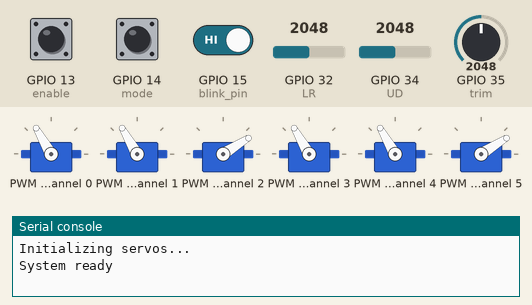
Recording of a program running on a simulated ESP32 board running MicroPython. On the bench: 6 × servo, the last lines printed to the serial console. Inputs (shaded band) come from the test bench; at power-on: GPIO 13 (enable) HIGH, GPIO 15 (blink_pin) HIGH, GPIO 32 (LR) = 2048, GPIO 14 (mode) HIGH, GPIO 34 (UD) = 2048, GPIO 35 (trim) = 2048 (analog values on the 0–4095 scale). Random numbers come from a fixed seed; servo angles are drawn from the pulse width (0.5 ms = 0°, 2.5 ms = 180°).

Above: at 2.2 s.
2.3 s: GPIO 13 (enable) pulled LOW for 1.65 s
8.8 s: GPIO 13 (enable) pulled LOW for 3.2 s
15.0 s: GPIO 13 (enable) driven LOW and GPIO 15 (blink_pin) driven LOW
At 16.8 s:
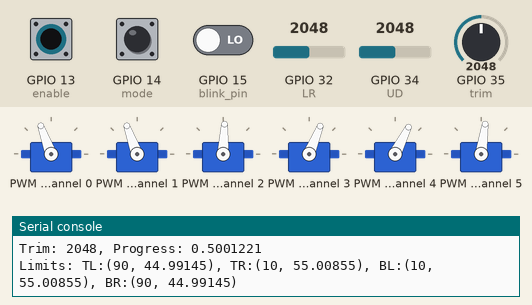
17.3 s: GPIO 32 (LR) set to 2866
At 18.5 s:
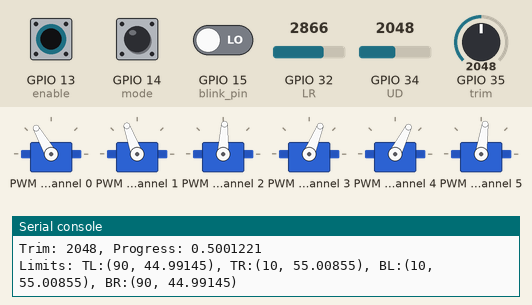
19.2 s: GPIO 13 (enable) driven HIGH
At 20.6 s:
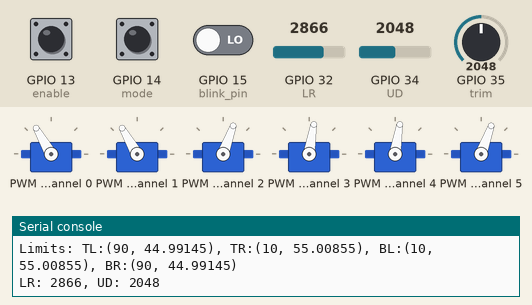
24.0 s: GPIO 13 (enable) driven LOW
At 26.3 s:
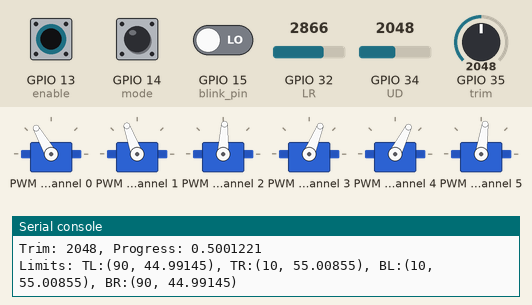
Timing chart, 0 to 27.8 s (numbered marks = the images above; inputs shaded):
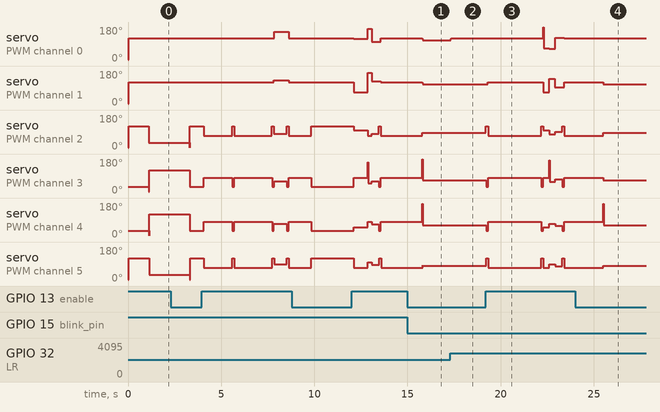

Measured:
- after the input at 15.0 s, servo on PWM channel 0, servo on PWM channel 1: 120° → 110° after 0.80 s
- after the input at 17.3 s, servo on PWM channel 0: 110° → 120° at once
- after the input at 19.2 s, servo on PWM channel 0: 120° → 67° after 3.1 s, → 66° 0.33 s later, → 124° 0.31 s later, → 120° 0.49 s later; servo on PWM channel 1: 110° → 120° after 0.12 s, → 68° 3.0 s later, → 140° 0.33 s later, → 94° 0.30 s later, … (5 changes in this stretch)
- after the input at 24.0 s, servo on PWM channel 1: 120° → 110° after 1.5 s

The program:

main.py
```python
"""
EYEMECH ε3.2 control code adapted for ESP32 with PCA9685 servo controller
Based on Will Cogley's Eye Mechanism control code
"""

import time
from machine import Pin, I2C, ADC
import random
import sys  # Added for tracking initialization state

# PCA9685 constants
PCA9685_ADDRESS = 0x40
MODE1 = 0x00
MODE2 = 0x01
SUBADR1 = 0x02
SUBADR2 = 0x03
SUBADR3 = 0x04
PRESCALE = 0xFE
LED0_ON_L = 0x06
LED0_ON_H = 0x07
LED0_OFF_L = 0x08
LED0_OFF_H = 0x09
ALL_LED_ON_L = 0xFA
ALL_LED_ON_H = 0xFB
ALL_LED_OFF_L = 0xFC
ALL_LED_OFF_H = 0xFD

# Servo channel mapping on PCA9685
SERVO_CHANNELS = {
    "LR": 0,  # Left/Right movement
    "UD": 1,  # Up/Down movement
    "TL": 2,  # Top Left eyelid
    "BL": 3,  # Bottom Left eyelid
    "TR": 4,  # Top Right eyelid
    "BR": 5,  # Bottom Right eyelid
}

# Min, Max - possibly reversed for some eyelids
# Important: Ensure min is always the CLOSED position, max is OPEN position
servo_limits = {
   "LR": (40, 140),
   "UD": (40, 140),
   "TL": (90, 10),   # Top Left eyelid (inverted)
   "BL": (10, 90),   # Bottom Left eyelid
   "TR": (10, 90),   # Top Right eyelid
   "BR": (90, 10),   # Bottom Right eyelid (inverted)
}

class PCA9685:
    def __init__(self, i2c, address=PCA9685_ADDRESS):
        self.i2c = i2c
        self.address = address
        self.reset()

    def reset(self):
        self.write_byte(MODE1, 0x00)

    def write_byte(self, reg, value):
        self.i2c.writeto_mem(self.address, reg, bytes([value]))

    def read_byte(self, reg):
        return self.i2c.readfrom_mem(self.address, reg, 1)[0]

    def set_pwm_freq(self, freq_hz):
        """Set PWM frequency in Hz"""
        prescaleval = 25000000.0    # 25MHz
        prescaleval /= 4096.0       # 12-bit
        prescaleval /= float(freq_hz)
        prescaleval -= 1.0
        prescale = int(prescaleval + 0.5)

        oldmode = self.read_byte(MODE1)
        newmode = (oldmode & 0x7F) | 0x10    # sleep
        self.write_byte(MODE1, newmode)       # go to sleep
        self.write_byte(PRESCALE, prescale)
        self.write_byte(MODE1, oldmode)
        time.sleep_ms(5)
        self.write_byte(MODE1, oldmode | 0x80)  # restart

    def set_pwm(self, channel, on, off):
        """Sets PWM values for a specific channel"""
        self.i2c.writeto_mem(self.address, LED0_ON_L + 4 * channel, bytes([on & 0xFF]))
        self.i2c.writeto_mem(self.address, LED0_ON_H + 4 * channel, bytes([on >> 8]))
        self.i2c.writeto_mem(self.address, LED0_OFF_L + 4 * channel, bytes([off & 0xFF]))
        self.i2c.writeto_mem(self.address, LED0_OFF_H + 4 * channel, bytes([off >> 8]))

    def set_servo_angle(self, channel, angle):
        """Convert angle (0-180) to PWM value and set"""
        # Map angle 0-180 to PWM duty cycle
        # Standard servo values: 150 (0°) to 600 (180°) for pulse width
        pulse_width = int(150 + (angle * 450 / 180))
        self.set_pwm(channel, 0, pulse_width)

# Set up ESP32 I2C and PCA9685
i2c = I2C(0, scl=Pin(22), sda=Pin(21), freq=100000)
pca = PCA9685(i2c)
pca.set_pwm_freq(50)  # 50Hz is standard for servos

# Set up the switches and potentiometers on ESP32
enable = Pin(13, Pin.IN, Pin.PULL_UP)
mode = Pin(14, Pin.IN, Pin.PULL_UP)
blink_pin = Pin(15, Pin.IN, Pin.PULL_UP)

# ESP32 ADC setup
UD = ADC(Pin(34))
UD.atten(ADC.ATTN_11DB)  # Full voltage range (0-3.3V)
trim = ADC(Pin(35))
trim.atten(ADC.ATTN_11DB)
LR = ADC(Pin(32))
LR.atten(ADC.ATTN_11DB)

#Variables to track eye position and limit movement speed
last_lr_angle = 90
last_ud_angle = 90
max_speed = 5  # Maximum degrees change per cycle

# Set all servos to central position for assembly
def calibrate():
    # Center the eye movement servos
    pca.set_servo_angle(SERVO_CHANNELS["LR"], 90)
    pca.set_servo_angle(SERVO_CHANNELS["UD"], 90)

    # Close the eyelids
    pca.set_servo_angle(SERVO_CHANNELS["TL"], servo_limits["TL"][0])  # CLOSED position
    pca.set_servo_angle(SERVO_CHANNELS["BL"], servo_limits["BL"][0])  # CLOSED position
    pca.set_servo_angle(SERVO_CHANNELS["TR"], servo_limits["TR"][0])  # CLOSED position
    pca.set_servo_angle(SERVO_CHANNELS["BR"], servo_limits["BR"][0])  # CLOSED position

# Initialize controller mode - eyes centered, eyelids open
def initialize_controller_mode():
    # Center the eye movement servos
    pca.set_servo_angle(SERVO_CHANNELS["LR"], 90)
    pca.set_servo_angle(SERVO_CHANNELS["UD"], 90)

    # OPEN the eyelids
    pca.set_servo_angle(SERVO_CHANNELS["TL"], servo_limits["TL"][1])  # OPEN position
    pca.set_servo_angle(SERVO_CHANNELS["BL"], servo_limits["BL"][1])  # OPEN position
    pca.set_servo_angle(SERVO_CHANNELS["TR"], servo_limits["TR"][1])  # OPEN position
    pca.set_servo_angle(SERVO_CHANNELS["BR"], servo_limits["BR"][1])  # OPEN position
    print("Controller mode initialized")

# Neutral pose - eyes centered, eyelids open
def neutral():
    # Center eyes
    pca.set_servo_angle(SERVO_CHANNELS["LR"], 90)
    pca.set_servo_angle(SERVO_CHANNELS["UD"], 90)

    # Open eyelids
    pca.set_servo_angle(SERVO_CHANNELS["TL"], servo_limits["TL"][1])  # OPEN position
    pca.set_servo_angle(SERVO_CHANNELS["BL"], servo_limits["BL"][1])  # OPEN position
    pca.set_servo_angle(SERVO_CHANNELS["TR"], servo_limits["TR"][1])  # OPEN position
    pca.set_servo_angle(SERVO_CHANNELS["BR"], servo_limits["BR"][1])  # OPEN position

# Corrected blink function - should CLOSE the eyes
def blink():
    # Close all eyelids (meeting in the middle)
    pca.set_servo_angle(SERVO_CHANNELS["TL"], servo_limits["TL"][0])  # CLOSED position
    pca.set_servo_angle(SERVO_CHANNELS["BL"], servo_limits["BL"][0])  # CLOSED position
    pca.set_servo_angle(SERVO_CHANNELS["TR"], servo_limits["TR"][0])  # CLOSED position
    pca.set_servo_angle(SERVO_CHANNELS["BR"], servo_limits["BR"][0])  # CLOSED position

def scale_potentiometer(pot_value, servo, reverse=False):
    # ESP32 ADC range is 0-4095 (12-bit)
    in_min = 0
    in_max = 4095
    out_min = servo_limits[servo][0]
    out_max = servo_limits[servo][1]

    # Define center points with calibration offsets
    # These should be adjusted based on your actual joystick readings
    if servo == "LR":
        center_value = 2960  # Adjust if eyes look right/left when centered
    elif servo == "UD":
        center_value = 2970  # Adjust if eyes look up/down when centered
    else:
        center_value = 2048  # Default center

    # Create a small deadzone around center (±100)
    deadzone = 100
    if abs(pot_value - center_value) < deadzone:
        return 90  # Return exact center position

    # Scale based on which half of the range we're in
    if pot_value < center_value:
        # Lower half of range
        scaled_value = out_min + (pot_value - in_min) * (90 - out_min) / (center_value - deadzone - in_min)
    else:
        # Upper half of range
        scaled_value = 90 + (pot_value - (center_value + deadzone)) * (out_max - 90) / (in_max - (center_value + deadzone))

    if reverse:
        scaled_value = out_min + out_max - scaled_value

    # Clamp to valid range
    scaled_value = max(out_min, min(out_max, scaled_value))

    return int(scaled_value)

def scale_controller_potentiometer(pot_value, servo, reverse=False):
    """
    Special scaling function for controller mode with reduced movement range
    """
    # ESP32 ADC range is 0-4095 (12-bit)
    in_min = 0
    in_max = 4095

    # Define tighter movement limits for controller mode
    controller_limits = {
        "LR": (60, 120),  # More restricted range
        "UD": (60, 120),  # More restricted range
    }

    # Use the controller limits for LR and UD, fall back to normal limits for others
    if servo in controller_limits:
        out_min, out_max = controller_limits[servo]
    else:
        out_min, out_max = servo_limits[servo][0], servo_limits[servo][1]

    # Define center points with calibration offsets
    if servo == "LR":
        center_value = 2960  # Adjust based on your joystick
    elif servo == "UD":
        center_value = 2970  # Adjust based on your joystick
    else:
        center_value = 2048  # Default center

    # Create a small deadzone around center (±100)
    deadzone = 100
    if abs(pot_value - center_value) < deadzone:
        return 90  # Return exact center position

    # Scale based on which half of the range we're in
    if pot_value < center_value:
        # Lower half of range
        scaled_value = out_min + (pot_value - in_min) * (90 - out_min) / (center_value - deadzone - in_min)
    else:
        # Upper half of range
        scaled_value = 90 + (pot_value - (center_value + deadzone)) * (out_max - 90) / (in_max - (center_value + deadzone))

    if reverse:
        scaled_value = out_min + out_max - scaled_value

    # Clamp to valid range
    scaled_value = max(out_min, min(out_max, scaled_value))

    return int(scaled_value)

def control_ud_and_lids(ud_angle):
    """
    Improved function to move UD servo and make eyelids follow based on UD's position
    """
    # Get limits
    ud_min, ud_max = servo_limits["UD"]
    tl_min, tl_max = servo_limits["TL"]  # min=closed, max=open for TL
    tr_min, tr_max = servo_limits["TR"]  # min=closed, max=open for TR
    bl_min, bl_max = servo_limits["BL"]  # min=closed, max=open for BL
    br_min, br_max = servo_limits["BR"]  # min=closed, max=open for BR

    # Normalize UD position to a 0-1 range (0 = looking down, 1 = looking up)
    ud_range = ud_max - ud_min
    ud_progress = (ud_angle - ud_min) / ud_range if ud_range > 0 else 0.5

    # Calculate how much to close the eyelids based on looking up/down
    # When looking up, close top lids slightly
    # When looking down, close bottom lids slightly
    top_close_factor = 0.6 * (1 - ud_progress)  # Higher when looking down
    bottom_close_factor = 0.6 * ud_progress     # Higher when looking up

    # Find target positions - interpolate between open and partially closed
    tl_target = tl_min + (tl_max - tl_min) * (1 - top_close_factor)
    tr_target = tr_min + (tr_max - tr_min) * (1 - top_close_factor)
    bl_target = bl_min + (bl_max - bl_min) * (1 - bottom_close_factor)
    br_target = br_min + (br_max - br_min) * (1 - bottom_close_factor)

    # Move all servos
    pca.set_servo_angle(SERVO_CHANNELS["UD"], ud_angle)
    pca.set_servo_angle(SERVO_CHANNELS["TL"], int(tl_target))
    pca.set_servo_angle(SERVO_CHANNELS["TR"], int(tr_target))
    pca.set_servo_angle(SERVO_CHANNELS["BL"], int(bl_target))
    pca.set_servo_angle(SERVO_CHANNELS["BR"], int(br_target))

def update_eyelid_limits(trim_value):
    """
    Update eyelid limits based on trim potentiometer
    Ensures consistent behavior with min=closed, max=open
    """
    # Define a wider trim value range
    trim_min = 0
    trim_max = 4095

    # Define significant ranges for eyelid openness
    # For TL and BR (inverted servos):
    # - smaller values = more open
    # - higher values = more closed
    TL_range = (10, 80)  # From very open (10) to barely open (80)
    BR_range = (10, 80)  # From very open (10) to barely open (80)

    # For BL and TR:
    # - higher values = more open
    # - smaller values = more closed
    BL_range = (20, 90)  # From barely open (20) to very open (90)
    TR_range = (20, 90)  # From barely open (20) to very open (90)

    # Scale trim_value to determine how open eyelids should be
    trim_progress = (trim_value - trim_min) / (trim_max - trim_min)  # 0 to 1
    trim_progress = max(0, min(1, trim_progress))  # Clamp to [0, 1] range

    # Adjust MAX values (openness) based on trim
    # Keep MIN values fixed (closed position)
    servo_limits["TL"] = (90, TL_range[0] + (TL_range[1] - TL_range[0]) * (1-trim_progress))
    servo_limits["BR"] = (90, BR_range[0] + (BR_range[1] - BR_range[0]) * (1-trim_progress))
    servo_limits["BL"] = (10, BL_range[0] + (BL_range[1] - BL_range[0]) * trim_progress)
    servo_limits["TR"] = (10, TR_range[0] + (TR_range[1] - TR_range[0]) * trim_progress)

    # For debugging
    print(f"Trim: {trim_value}, Progress: {trim_progress}")
    print(f"Limits: TL:{servo_limits['TL']}, TR:{servo_limits['TR']}, BL:{servo_limits['BL']}, BR:{servo_limits['BR']}")

# Initialize PCA9685
print("Initializing servos...")
calibrate()
time.sleep_ms(1000)
print("System ready")

# Flag to track if controller mode has been initialized
controller_initialized = False

# Main loop
while True:
    mode_state = not mode.value()
    enable_state = not enable.value()

    if mode_state == 1:  # Calibration mode when switch is in hold position
        calibrate()
        time.sleep_ms(500)
        # Reset controller initialization flag when exiting controller mode
        controller_initialized = False
    else:
        if enable_state == 0:  # Auto mode
            # Reset controller initialization flag when exiting controller mode
            controller_initialized = False

            command = random.randint(0, 2)
            if command == 0:
                blink()
                time.sleep_ms(100)
                neutral()  # Return to neutral after blinking
                time.sleep_ms(random.randint(1000, 3000))
            elif command == 1:
                blink()
                time.sleep_ms(100)
                control_ud_and_lids(random.randint(servo_limits["UD"][0], servo_limits["UD"][1]))
                pca.set_servo_angle(SERVO_CHANNELS["LR"], random.randint(servo_limits["LR"][0], servo_limits["LR"][1]))
                time.sleep_ms(random.randint(300, 1000))
            elif command == 2:
                control_ud_and_lids(random.randint(servo_limits["UD"][0], servo_limits["UD"][1]))
                pca.set_servo_angle(SERVO_CHANNELS["LR"], random.randint(servo_limits["LR"][0], servo_limits["LR"][1]))
                time.sleep_ms(random.randint(200, 400))
        elif enable_state == 1:  # Controller mode
            # Initialize controller mode first time
            if not controller_initialized:
                initialize_controller_mode()
                controller_initialized = True

            # Reading sensors
            UD_value = UD.read()  # ESP32 ADC read() returns 0-4095
            trim_value = trim.read()
            LR_value = LR.read()
            blink_state = not blink_pin.value()

            update_eyelid_limits(trim_value)

            if blink_state == 0:  # Button pressed - blink (close eyes)
                blink()
            else:
                # Normal operation - move eyes according to joystick
                target_lr_angle = scale_controller_potentiometer(LR_value, "LR")
                target_ud_angle = scale_controller_potentiometer(UD_value, "UD")

                # Limit speed of movement
                if abs(target_lr_angle - last_lr_angle) > max_speed:
                    lr_angle = last_lr_angle + max_speed if target_lr_angle > last_lr_angle else last_lr_angle - max_speed
                else:
                    lr_angle = target_lr_angle

                if abs(target_ud_angle - last_ud_angle) > max_speed:
                    ud_angle = last_ud_angle + max_speed if target_ud_angle > last_ud_angle else last_ud_angle - max_speed
                else:
                    ud_angle = target_ud_angle

                # Update last positions
                last_lr_angle = lr_angle
                last_ud_angle = ud_angle

                # Apply movement
                pca.set_servo_angle(SERVO_CHANNELS["LR"], lr_angle)
                control_ud_and_lids(ud_angle)

            time.sleep_ms(10)
            print(f"LR: {LR.read()}, UD: {UD.read()}")
```
